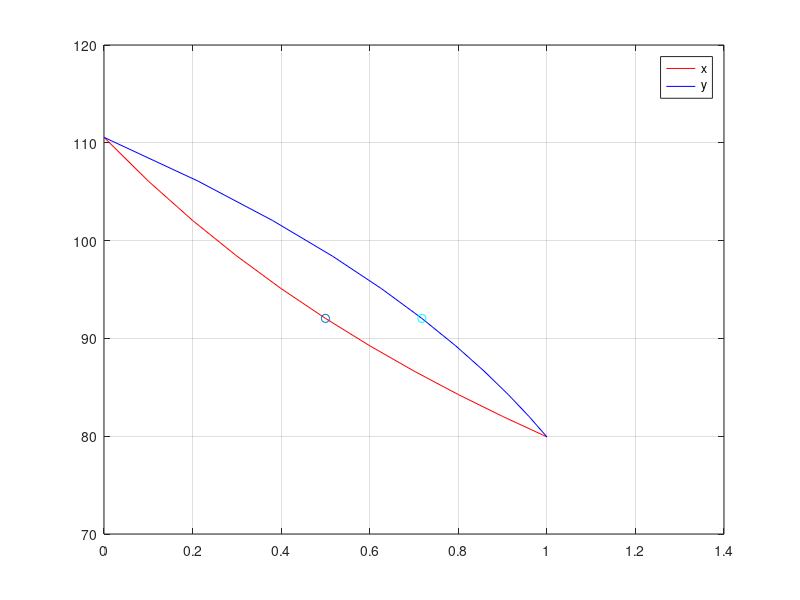

MATLAB code for this plot:
%{
Writer: Akshay S Tharval
1st draft: Sept 27, 2015
Last modified: Sept 27, 2015

Subject: Assignment2 Q7
 %}

clear all % Clear stored variables
clc % Clear the screen
close all % Close all previously created plots

%Defining the values of Antoine's Constants for two compounds
A1 = -3848.09;
A2 = -4328.12;
B1 = 17.5318;
B2 = 17.913;

% Boiling points of coumpound Alpha and Beta
Tbalpha = (A1/(log(760)-B1))-273.15 %79.93 degree celcius
Tbbeta = (A2/(log(760)-B2))-273.15 % 110.56 degree celcius

%Range of x
x = 0:0.1:1

%Initiate T
T = ones(1,10)

 % Calculation1 for P_bubble
for i = (1:11)
    p1 = @(T) (x(i).*(exp(A1./(T+273.15) + B1)))+((1-x(i)).*(exp(A2./(T+273.15)+B2)))-760;
    T(i) = fzero(p1,60);
end

%Calculation2 for P_dew
for i = (1:11)
    p2 = @(y) ((y./(exp(A1./(T(i)+273.15)+B1))) + ((1-y)./exp(((A2)./(T(i)+273.15))+ B2)) - (1/760));
    y(i) = fzero(p2,0);
    
end

%Plotting the values of x (from 0 to 1) and y (found from the above
%calculation2) against the different values of T from calculation1
plot(x,T,'r',y,T,'b')
hold on;
 
% Incase x1 = x2
x1 = 0.5;
p1 = @(T) x1*(exp(A1/(T+273.15) + B1))+((1-x1).*(exp(A2/(T+273.15)+B2)))-760;
T1 = fzero(p1,0)

% For the value of y if x1 = x2
y1 = x1*(exp(A1./(T1+273.15)+B1))/760
plot(x1,T1,'o',y1,T1,'co')
grid on
legend('x','y')

